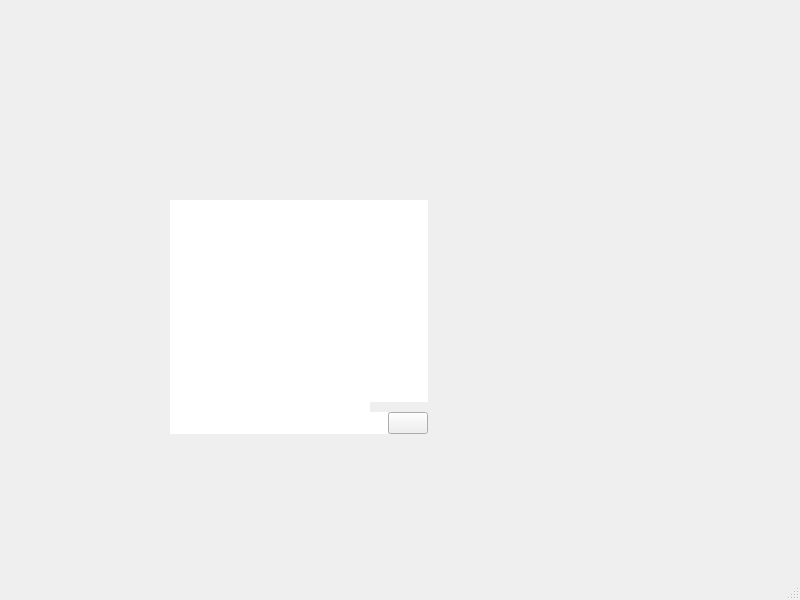
<?xml version="1.0" encoding="UTF-8"?>
<ui version="4.0">
 <class>MainWindow</class>
 <widget class="QMainWindow" name="MainWindow">
  <property name="geometry">
   <rect>
    <x>0</x>
    <y>0</y>
    <width>800</width>
    <height>600</height>
   </rect>
  </property>
  <property name="windowTitle">
   <string>MainWindow</string>
  </property>
  <widget class="QWidget" name="centralwidget">
   <widget class="QWidget" name="layoutWidget">
    <property name="geometry">
     <rect>
      <x>170</x>
      <y>200</y>
      <width>258</width>
      <height>234</height>
     </rect>
    </property>
    <layout class="QGridLayout" name="gridLayout">
     <property name="spacing">
      <number>0</number>
     </property>
     <item row="3" column="0">
      <widget class="QLineEdit" name="lineEdit">
       <property name="sizePolicy">
        <sizepolicy hsizetype="Expanding" vsizetype="Preferred">
         <horstretch>0</horstretch>
         <verstretch>0</verstretch>
        </sizepolicy>
       </property>
       <property name="minimumSize">
        <size>
         <width>0</width>
         <height>0</height>
        </size>
       </property>
       <property name="font">
        <font>
         <pointsize>10</pointsize>
        </font>
       </property>
       <property name="frame">
        <bool>false</bool>
       </property>
      </widget>
     </item>
     <item row="3" column="1">
      <widget class="QPushButton" name="pushButton">
       <property name="sizePolicy">
        <sizepolicy hsizetype="Expanding" vsizetype="Minimum">
         <horstretch>0</horstretch>
         <verstretch>0</verstretch>
        </sizepolicy>
       </property>
       <property name="minimumSize">
        <size>
         <width>22</width>
         <height>22</height>
        </size>
       </property>
       <property name="maximumSize">
        <size>
         <width>40</width>
         <height>16777215</height>
        </size>
       </property>
       <property name="text">
        <string/>
       </property>
       <property name="icon">
        <iconset>
         <normaloff>../../Loomer/Client/debug/send1.png</normaloff>../../Loomer/Client/debug/send1.png</iconset>
       </property>
      </widget>
     </item>
     <item row="1" column="0" colspan="2">
      <widget class="QListWidget" name="listWidget_2">
       <property name="font">
        <font>
         <pointsize>10</pointsize>
        </font>
       </property>
       <property name="frameShape">
        <enum>QFrame::Shape::NoFrame</enum>
       </property>
      </widget>
     </item>
     <item row="2" column="0">
      <spacer name="verticalSpacer_2">
       <property name="orientation">
        <enum>Qt::Orientation::Vertical</enum>
       </property>
       <property name="sizeType">
        <enum>QSizePolicy::Policy::Minimum</enum>
       </property>
       <property name="sizeHint" stdset="0">
        <size>
         <width>20</width>
         <height>10</height>
        </size>
       </property>
      </spacer>
     </item>
    </layout>
   </widget>
   <widget class="QWidget" name="layoutWidget_2">
    <property name="geometry">
     <rect>
      <x>170</x>
      <y>200</y>
      <width>202</width>
      <height>214</height>
     </rect>
    </property>
    <layout class="QVBoxLayout" name="verticalLayout_2">
     <property name="spacing">
      <number>0</number>
     </property>
     <item>
      <spacer name="verticalSpacer">
       <property name="orientation">
        <enum>Qt::Orientation::Vertical</enum>
       </property>
       <property name="sizeType">
        <enum>QSizePolicy::Policy::Fixed</enum>
       </property>
       <property name="sizeHint" stdset="0">
        <size>
         <width>20</width>
         <height>20</height>
        </size>
       </property>
      </spacer>
     </item>
     <item>
      <widget class="QListWidget" name="listWidget">
       <property name="sizePolicy">
        <sizepolicy hsizetype="Preferred" vsizetype="Expanding">
         <horstretch>0</horstretch>
         <verstretch>0</verstretch>
        </sizepolicy>
       </property>
       <property name="maximumSize">
        <size>
         <width>200</width>
         <height>16777215</height>
        </size>
       </property>
       <property name="frameShape">
        <enum>QFrame::Shape::NoFrame</enum>
       </property>
      </widget>
     </item>
    </layout>
   </widget>
  </widget>
  <widget class="QMenuBar" name="menubar">
   <property name="geometry">
    <rect>
     <x>0</x>
     <y>0</y>
     <width>800</width>
     <height>27</height>
    </rect>
   </property>
  </widget>
  <widget class="QStatusBar" name="statusbar"/>
 </widget>
 <resources/>
 <connections/>
</ui>
